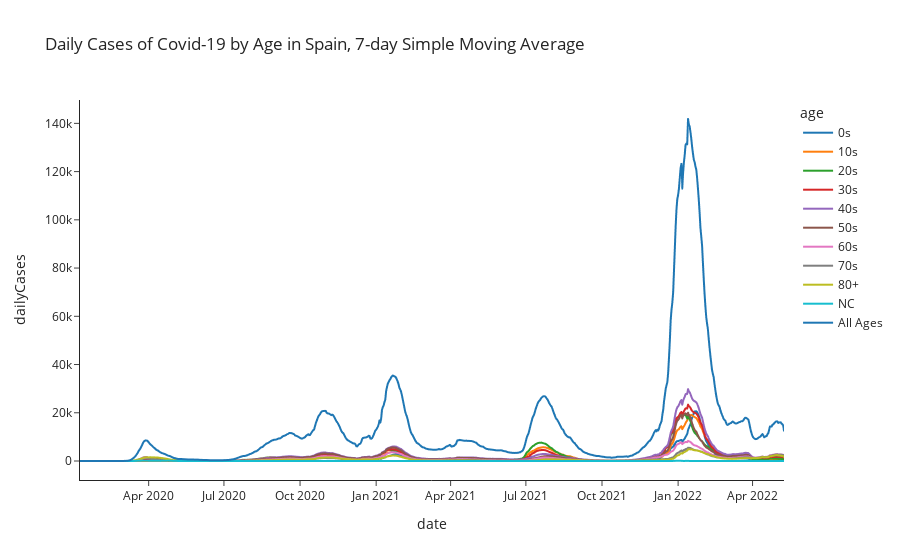

Here is the notebook cell this chart was saved with:
### Code cell
fig = px.line(
    age_series, 
    x="date", 
    y="dailyCases", 
    color='age',
    template = 'simple_white',
    title = 'Daily Cases of Covid-19 by Age in Spain, 7-day Simple Moving Average')
fig.show()

### Figure 1 — Plotly figure (JSON) as saved in the notebook; plotly's stock layout.template omitted (floating-point values rounded to 4 significant figures; data arrays with more than 128 entries replaced by an {"elided": "..."} marker saying what was removed)
{"data": [{"hovertemplate": "age=0s<br>date=%{x}<br>dailyCases=%{y}<extra></extra>", "legendgroup": "0s", "line": {"color": "#1F77B4", "dash": "solid"}, "marker": {"symbol": "circle"}, "mode": "lines", "name": "0s", "showlegend": true, "type": "scattergl", "x": {"elided": "852 str values"}, "xaxis": "x", "y": {"elided": "852 int values"}, "yaxis": "y"}, {"hovertemplate": "age=10s<br>date=%{x}<br>dailyCases=%{y}<extra></extra>", "legendgroup": "10s", "line": {"color": "#FF7F0E", "dash": "solid"}, "marker": {"symbol": "circle"}, "mode": "lines", "name": "10s", "showlegend": true, "type": "scattergl", "x": {"elided": "852 str values"}, "xaxis": "x", "y": {"elided": "852 int values"}, "yaxis": "y"}, {"hovertemplate": "age=20s<br>date=%{x}<br>dailyCases=%{y}<extra></extra>", "legendgroup": "20s", "line": {"color": "#2CA02C", "dash": "solid"}, "marker": {"symbol": "circle"}, "mode": "lines", "name": "20s", "showlegend": true, "type": "scattergl", "x": {"elided": "852 str values"}, "xaxis": "x", "y": {"elided": "852 int values"}, "yaxis": "y"}, {"hovertemplate": "age=30s<br>date=%{x}<br>dailyCases=%{y}<extra></extra>", "legendgroup": "30s", "line": {"color": "#D62728", "dash": "solid"}, "marker": {"symbol": "circle"}, "mode": "lines", "name": "30s", "showlegend": true, "type": "scattergl", "x": {"elided": "852 str values"}, "xaxis": "x", "y": {"elided": "852 int values"}, "yaxis": "y"}, {"hovertemplate": "age=40s<br>date=%{x}<br>dailyCases=%{y}<extra></extra>", "legendgroup": "40s", "line": {"color": "#9467BD", "dash": "solid"}, "marker": {"symbol": "circle"}, "mode": "lines", "name": "40s", "showlegend": true, "type": "scattergl", "x": {"elided": "852 str values"}, "xaxis": "x", "y": {"elided": "852 int values"}, "yaxis": "y"}, {"hovertemplate": "age=50s<br>date=%{x}<br>dailyCases=%{y}<extra></extra>", "legendgroup": "50s", "line": {"color": "#8C564B", "dash": "solid"}, "marker": {"symbol": "circle"}, "mode": "lines", "name": "50s", "showlegend": true, "type": "scattergl", "x": {"elided": "852 str values"}, "xaxis": "x", "y": {"elided": "852 int values"}, "yaxis": "y"}, {"hovertemplate": "age=60s<br>date=%{x}<br>dailyCases=%{y}<extra></extra>", "legendgroup": "60s", "line": {"color": "#E377C2", "dash": "solid"}, "marker": {"symbol": "circle"}, "mode": "lines", "name": "60s", "showlegend": true, "type": "scattergl", "x": {"elided": "852 str values"}, "xaxis": "x", "y": {"elided": "852 int values"}, "yaxis": "y"}, {"hovertemplate": "age=70s<br>date=%{x}<br>dailyCases=%{y}<extra></extra>", "legendgroup": "70s", "line": {"color": "#7F7F7F", "dash": "solid"}, "marker": {"symbol": "circle"}, "mode": "lines", "name": "70s", "showlegend": true, "type": "scattergl", "x": {"elided": "852 str values"}, "xaxis": "x", "y": {"elided": "852 int values"}, "yaxis": "y"}, {"hovertemplate": "age=80+<br>date=%{x}<br>dailyCases=%{y}<extra></extra>", "legendgroup": "80+", "line": {"color": "#BCBD22", "dash": "solid"}, "marker": {"symbol": "circle"}, "mode": "lines", "name": "80+", "showlegend": true, "type": "scattergl", "x": {"elided": "852 str values"}, "xaxis": "x", "y": {"elided": "852 int values"}, "yaxis": "y"}, {"hovertemplate": "age=NC<br>date=%{x}<br>dailyCases=%{y}<extra></extra>", "legendgroup": "NC", "line": {"color": "#17BECF", "dash": "solid"}, "marker": {"symbol": "circle"}, "mode": "lines", "name": "NC", "showlegend": true, "type": "scattergl", "x": {"elided": "852 str values"}, "xaxis": "x", "y": {"elided": "852 int values"}, "yaxis": "y"}, {"hovertemplate": "age=All Ages<br>date=%{x}<br>dailyCases=%{y}<extra></extra>", "legendgroup": "All Ages", "line": {"color": "#1F77B4", "dash": "solid"}, "marker": {"symbol": "circle"}, "mode": "lines", "name": "All Ages", "showlegend": true, "type": "scattergl", "x": {"elided": "852 str values"}, "xaxis": "x", "y": {"elided": "852 int values"}, "yaxis": "y"}], "layout": {"legend": {"title": {"text": "age"}, "tracegroupgap": 0}, "title": {"text": "Daily Cases of Covid-19 by Age in Spain, 7-day Simple Moving Average"}, "xaxis": {"anchor": "y", "domain": [0, 1], "title": {"text": "date"}}, "yaxis": {"anchor": "x", "domain": [0, 1], "title": {"text": "dailyCases"}}}}
